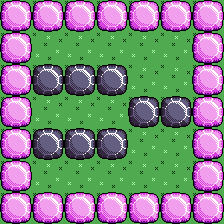

This game map was drawn from its Tiled (.tmx) file and the tilesets committed beside it. A one-line description and the trimmed map source follow:
An orthogonal 7x7 tile map with 32x32 px tiles, 3 tile layers (base, border, walls).

<map version="1.0" orientation="orthogonal" renderorder="right-down" width="7" height="7" tilewidth="32" tileheight="32">
 <tileset firstgid="1" name="youandme_tilesheet_32" tilewidth="32" tileheight="32">
  <image source="../youandme_tilesheet_32.png" width="96" height="32" />
 </tileset>
 <layer name="base" width="7" height="7">
  <data>[49 cells, 49 non-empty, 1 distinct tile ids]</data>
 </layer>
 <layer name="border" width="7" height="7">
  <data>[49 cells, 24 non-empty, 1 distinct tile ids]</data>
 </layer>
 <layer name="walls" width="7" height="7">
  <data>[49 cells, 8 non-empty, 1 distinct tile ids]</data>
 </layer>
</map>